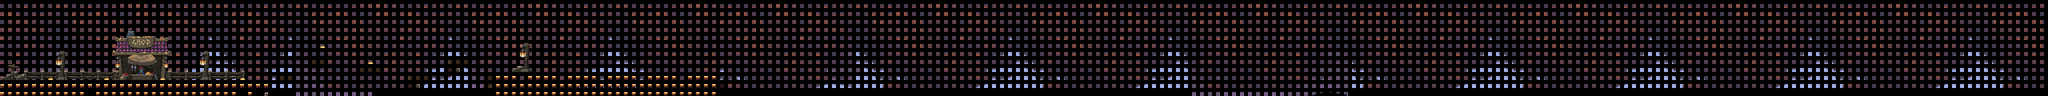

Rendered tile map (Tiled .tmx) drawn with the repository's tilesets; below, a short description and the map source with its tile grids summarised:
An orthogonal 256x12 tile map with 16x16 px tiles, 5 tile layers (BackGround1, BackGround2, BackGround3, shop, ...), 12 tilesets.

<map version="1.10" tiledversion="1.10.1" orientation="orthogonal" renderorder="right-down" width="256" height="12" tilewidth="16" tileheight="16" infinite="0" nextlayerid="11" nextobjectid="1">
 <tileset firstgid="1" source="tilemap/background_layer_1.tsx" />
 <tileset firstgid="221" source="tilemap/background_layer_3.tsx" />
 <tileset firstgid="441" source="tilemap/background_layer_2.tsx" />
 <tileset firstgid="661" source="tilemap/shop.tsx" />
 <tileset firstgid="662" source="tilemap/lamp.tsx" />
 <tileset firstgid="663" source="tilemap/fence_1.tsx" />
 <tileset firstgid="664" source="tilemap/sign.tsx" />
 <tileset firstgid="665" source="tilemap/rock_3.tsx" />
 <tileset firstgid="666" source="tilemap/grass_2.tsx" />
 <tileset firstgid="667" source="tilemap/rock_2.tsx" />
 <tileset firstgid="668" source="tilemap/Sprite-0002.tsx" />
 <tileset firstgid="669" source="tilemap/oak_woods_tileset.tsx" />
 <layer id="1" name="BackGround1" width="256" height="12">
  <data>[3072 cells, 2816 non-empty, 220 distinct tile ids]</data>
 </layer>
 <layer id="3" name="BackGround2" width="256" height="12">
  <data>[3072 cells, 771 non-empty, 220 distinct tile ids]</data>
 </layer>
 <layer id="4" name="BackGround3" width="256" height="12">
  <data>[3072 cells, 2845 non-empty, 220 distinct tile ids]</data>
 </layer>
 <layer id="5" name="shop" width="256" height="12">
  <data>[3072 cells, 1 non-empty, 1 distinct tile ids]</data>
 </layer>
 <layer id="6" name="Decorations" width="256" height="12">
  <data>[3072 cells, 206 non-empty, 42 distinct tile ids]</data>
 </layer>
</map>
